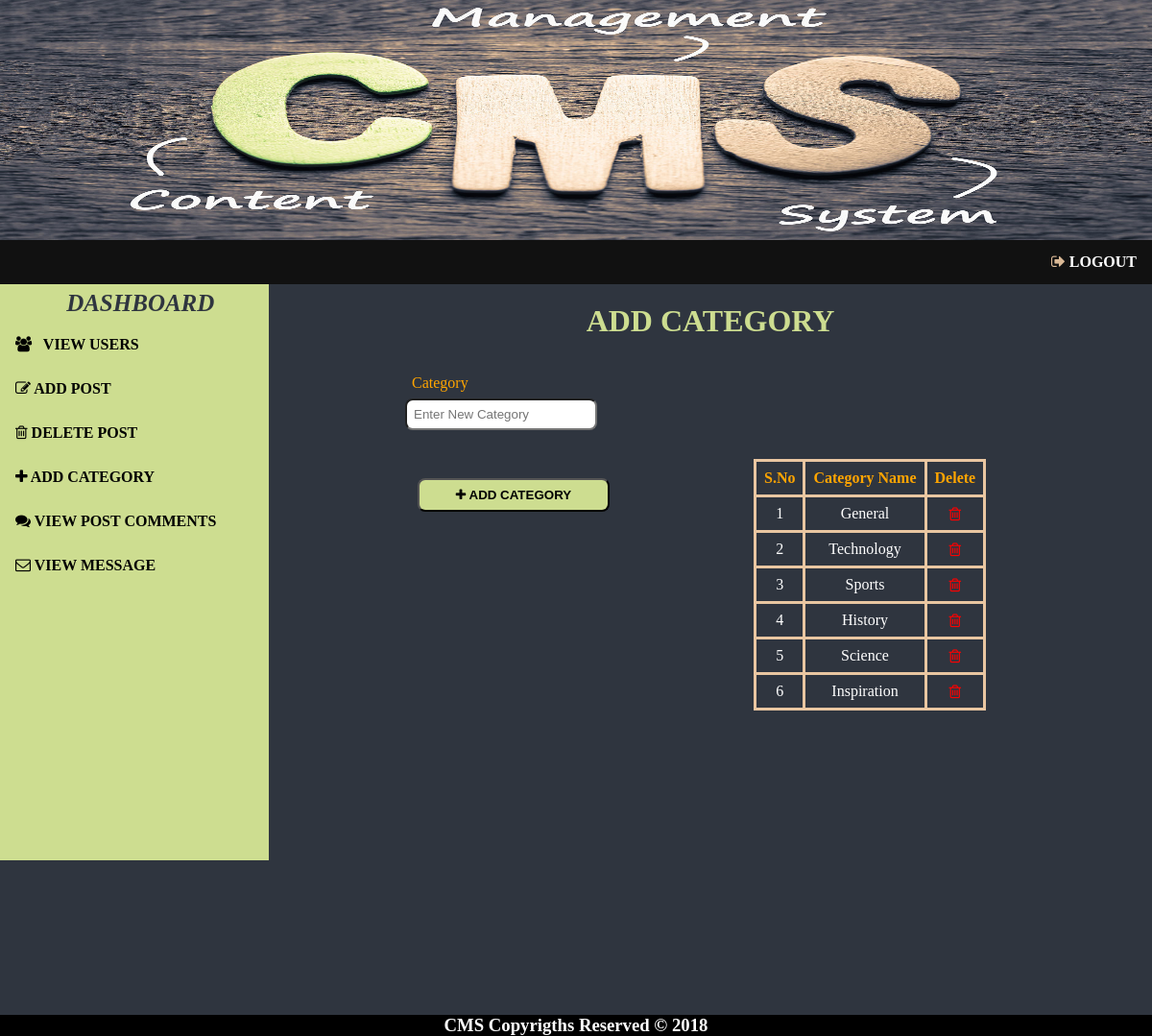
The app's page /addcat.php (signed in) with its own data.
### tables this page shows
CREATE TABLE IF NOT EXISTS `category` (
  `CID` int(11) NOT NULL AUTO_INCREMENT,
  `CNAME` varchar(150) NOT NULL,
  PRIMARY KEY (`CID`)
);

### addcat.php (the view, shortened to what this page needs)
<?php
include "config.php";
?>
<html>
	<head>
		<?php include "head.php" ?>
	</head>
	<body>
	<?php include "nav.php";?>
		<div id="container">
			<div id="sidenav">
				<ul>
					<li id="dash"> &nbsp DASHBOARD</li>
					<li><a href="ahome.php"><i class="fa fa-users"></i> &nbsp VIEW USERS </a></li>
					<li><a href="addpost.php"><i class="fa fa-pencil-square-o"></i> ADD POST &nbsp </a></li>
					<li><a href="delpost.php"><i class="fa fa-trash-o"></i> DELETE POST </a></li>
					<li><a href="addcat.php"><i class="fa fa-plus"></i> ADD CATEGORY</a></li>
					<li><a href="viewcomments.php"><i class="fa fa-comments"></i> VIEW POST COMMENTS</a></li>
					<li><a href="message.php"><i class="fa fa-envelope-o"></i> VIEW MESSAGE</a></li>
				</ul>
			</div>
				<h1>ADD CATEGORY</h1>
				<div id="r1">
					<form name="addcat" method="post" id="aCat" action="<?php echo $_SERVER["REQUEST_URI"]?>">
						<label style="color:orange;">Category</label>
						<input type="text" name="cat" placeholder="Enter New Category" required>
						<button type="submit" name="addcat" id="addcat"><i class="fa fa-plus"></i> ADD CATEGORY</button>
					</form>
				</div>
					<div id="r2">
						<table>
							<tr>
								<th>S.No</th>
								<th>Category Name</th>
								<th>Delete</th>
							</tr>
							<?php
								$sql="SELECT * FROM CATEGORY";
								$res=$con->query($sql);
								if($res->num_rows>0)
								{
									$i=0;
									While($row=$res->fetch_assoc())
									{
										$i++;
										echo "<tr>
											<td>{$i}</td>
											<td>{$row["CNAME"]}</td>
											<td><a style='text-decoration:none;color:red;' href='delCat.php?cid={$row["CID"]}'><i class='fa fa-trash-o'></i> </a></td>
										</tr>";
									}
								}
							?>
							</table>
			</div>
		</div>
	<?php include "foot.php";?>
	</body>
</html>

### style.css (style rules this page uses)
* { margin:0px; padding:0px; }
ul { list-style-type: none; margin: 0px; padding: 0px; overflow: hidden; background-color: #111; }
li { float: left; }
li i { color:#dab996; }
li a { display: block; color: white; text-align: center; padding: 14px 16px; text-decoration: none; font-weight:bold; }
#sidenav { width:280px; height:600px; float:left; background:#cddd90; }
#sidenav ul { list-style-type:none; display:block; background:#cddd90; }
#sidenav ul li a,#sidenav ul li i { color:black; }
#dash { font-style:italic; font-size:25px; font-weight:bold; color:#2f353f !important; line-height:40px; margin-left:0px; margin-top:0px; background:; height:40px; text-align:center; width:280px; }
#container { height:auto; width:100%; float:left; background:#2f353f; }
body { background:#2f353f; }
input,label,select,textarea { display:block; padding:7px; margin-left:37px; border-radius:8px; width:80%; color:orange; }
button { background:#cddd90; color:black; width:auto; height:35px; padding:5px; border-radius:8px; float:right; margin-top:15px; font-weight:bold; }
#addcat { margin-left:350px; margin-top:50px; border-radius:8px; width:200px; }
table,tr,td,th { border:3px solid #e9c6a1; text-align:center; margin-left:480px;margin-top:30px; border-collapse:collapse; padding:8px; color:white; }
th { color:orange; font-weight:bold; }
h1 { text-align:center; font-weight:bold; margin-top:20px; text-decoration:italic; font-family:Harrington; color:#cddd90; }
#r1 { width:250px; height:634px; margin-left:105px; float:left; margin-top:30px; }
#r2 { height:609px; float:left; margin-top:95px; }
#r2 table { margin-left:150px; }

### records on screen
category: CNAME "General"
category: CNAME "Technology"
category: CNAME "Sports"
category: CNAME "History"
category: CNAME "Science"
category: CNAME "Inspiration"
